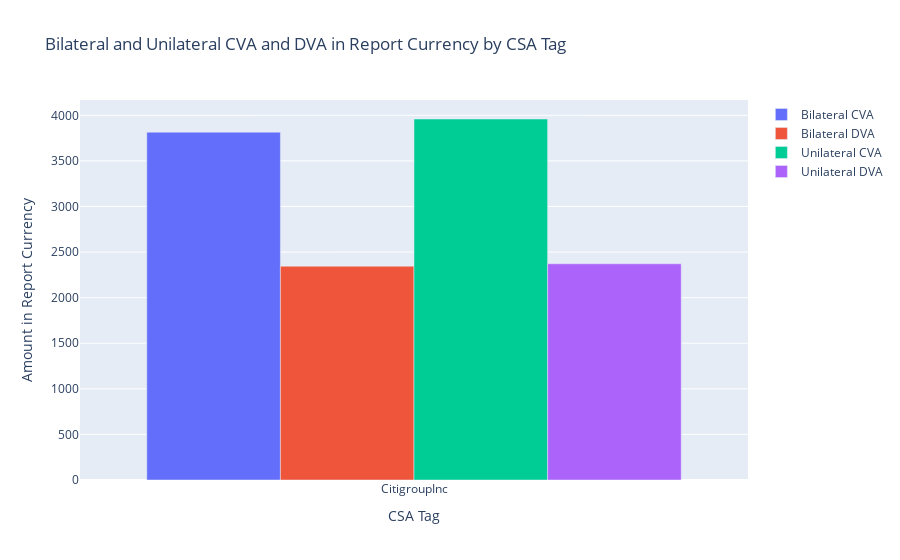

Notebook code for this chart:
### Markdown cell above
#### View allocations per counterparty

### Code cell
visualizer.plot_allocations(csa_tag = "CitigroupInc")

### Figure 1 — Plotly figure (JSON) as saved in the notebook; plotly's stock layout.template omitted (floating-point values rounded to 4 significant figures)
{"data": [{"name": "Bilateral CVA", "type": "bar", "x": ["CitigroupInc"], "y": [3815.0]}, {"name": "Bilateral DVA", "type": "bar", "x": ["CitigroupInc"], "y": [2345.0]}, {"name": "Unilateral CVA", "type": "bar", "x": ["CitigroupInc"], "y": [3959.0]}, {"name": "Unilateral DVA", "type": "bar", "x": ["CitigroupInc"], "y": [2371.0]}], "layout": {"barmode": "group", "title": {"text": "Bilateral and Unilateral CVA and DVA in Report Currency by CSA Tag"}, "xaxis": {"title": {"text": "CSA Tag"}}, "yaxis": {"title": {"text": "Amount in Report Currency"}}}}
